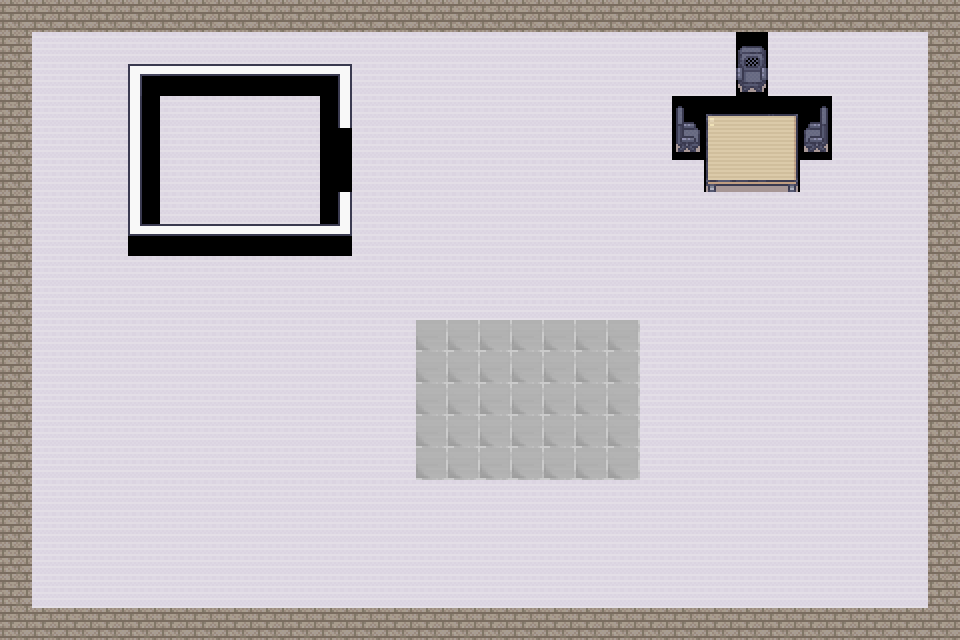

This is a level from a 2D game, rendered from its Tiled map with the project's own tilesets. A one-line summary and the complete map file follow:
An orthogonal 30x20 tile map with 32x32 px tiles, 2 tile layers (Ground, Walls), 2 tilesets and 3 objects (meeting-room-1, wall-1, wall-2).

<map version="1.10" tiledversion="1.12.2" orientation="orthogonal" renderorder="right-down" width="30" height="20" tilewidth="32" tileheight="32" infinite="0" nextlayerid="6" nextobjectid="9">
 <editorsettings>
  <export format="json" />
 </editorsettings>
 <tileset firstgid="1" name="room-builder-office" tilewidth="32" tileheight="32" tilecount="224" columns="16">
  <image source="Room_Builder_Office_32x32.png" width="512" height="448" />
 </tileset>
 <tileset firstgid="225" name="modern-office" tilewidth="32" tileheight="32" tilecount="848" columns="16">
  <image source="Modern_Office_32x32.png" width="512" height="1696" />
 </tileset>
 <layer id="1" name="Ground" width="30" height="20">
  <data encoding="csv">
177,178,178,178,178,178,178,178,178,178,178,178,178,178,178,178,178,178,178,178,178,178,178,178,178,178,178,178,178,179,
181,182,182,182,182,182,182,182,182,182,182,182,182,182,182,182,182,182,182,182,182,182,182,356,182,182,182,182,182,183,
181,182,182,182,35,25,25,25,25,25,34,182,182,182,182,182,182,182,182,182,182,182,182,372,182,182,182,182,182,183,
181,182,182,182,5,182,182,182,182,182,4,182,182,182,182,182,182,182,182,182,182,358,290,291,292,357,182,182,182,183,
181,182,182,182,5,182,182,182,182,182,0,182,182,182,182,182,182,182,182,182,182,374,306,307,308,373,182,182,182,183,
181,182,182,182,5,182,182,182,182,182,0,182,182,182,182,182,182,182,182,182,182,182,322,323,324,182,182,182,182,183,
181,182,182,182,5,182,182,182,182,182,4,182,182,182,182,182,182,182,182,182,182,182,182,182,182,182,182,182,182,183,
181,182,182,182,19,25,25,25,25,25,18,182,182,182,182,182,182,182,182,182,182,182,182,182,182,182,182,182,182,183,
181,182,182,182,182,182,182,182,182,182,182,182,182,182,182,182,182,182,182,182,182,182,182,182,182,182,182,182,182,183,
181,182,182,182,182,182,182,182,182,182,182,182,182,182,182,182,182,182,182,182,182,182,182,182,182,182,182,182,182,183,
181,182,182,182,182,182,182,182,182,182,182,182,182,303,303,303,303,303,303,303,182,182,182,182,182,182,182,182,182,183,
181,182,182,182,182,182,182,182,182,182,182,182,182,303,303,303,303,303,303,303,182,182,182,182,182,182,182,182,182,183,
181,182,182,182,182,182,182,182,182,182,182,182,182,303,303,303,303,303,303,303,182,182,182,182,182,182,182,182,182,183,
181,182,182,182,182,182,182,182,182,182,182,182,182,303,303,303,303,303,303,303,182,182,182,182,182,182,182,182,182,183,
181,182,182,182,182,182,182,182,182,182,182,182,182,303,303,303,303,303,303,303,182,182,182,182,182,182,182,182,182,183,
181,182,182,182,182,182,182,182,182,182,182,182,182,182,182,182,182,182,182,182,182,182,182,182,182,182,182,182,182,183,
181,182,182,182,182,182,182,182,182,182,182,182,182,182,182,182,182,182,182,182,182,182,182,182,182,182,182,182,182,183,
181,182,182,182,182,182,182,182,182,182,182,182,182,182,182,182,182,182,182,182,182,182,182,182,182,182,182,182,182,183,
181,182,182,182,182,182,182,182,182,182,182,182,182,182,182,182,182,182,182,182,182,182,182,182,182,182,182,182,182,183,
193,194,194,194,194,194,194,194,194,194,194,194,194,194,194,194,194,194,194,194,194,194,194,194,194,194,194,194,194,195
</data>
 </layer>
 <layer id="2" name="Walls" width="30" height="20">
  <data encoding="csv">
150,150,150,150,150,150,150,150,150,150,150,150,150,150,150,150,150,150,150,150,150,150,150,150,150,150,150,150,150,150,
150,0,0,0,0,0,0,0,0,0,0,0,0,0,0,0,0,0,0,0,0,0,0,0,0,0,0,0,0,150,
150,0,0,0,0,0,0,0,0,0,0,0,0,0,0,0,0,0,0,0,0,0,0,0,0,0,0,0,0,150,
150,0,0,0,0,0,0,0,0,0,0,0,0,0,0,0,0,0,0,0,0,0,0,0,0,0,0,0,0,150,
150,0,0,0,0,0,0,0,0,0,0,0,0,0,0,0,0,0,0,0,0,0,0,0,0,0,0,0,0,150,
150,0,0,0,0,0,0,0,0,0,0,0,0,0,0,0,0,0,0,0,0,0,0,0,0,0,0,0,0,150,
150,0,0,0,0,0,0,0,0,0,0,0,0,0,0,0,0,0,0,0,0,0,0,0,0,0,0,0,0,150,
150,0,0,0,0,0,0,0,0,0,0,0,0,0,0,0,0,0,0,0,0,0,0,0,0,0,0,0,0,150,
150,0,0,0,0,0,0,0,0,0,0,0,0,0,0,0,0,0,0,0,0,0,0,0,0,0,0,0,0,150,
150,0,0,0,0,0,0,0,0,0,0,0,0,0,0,0,0,0,0,0,0,0,0,0,0,0,0,0,0,150,
150,0,0,0,0,0,0,0,0,0,0,0,0,0,0,0,0,0,0,0,0,0,0,0,0,0,0,0,0,150,
150,0,0,0,0,0,0,0,0,0,0,0,0,0,0,0,0,0,0,0,0,0,0,0,0,0,0,0,0,150,
150,0,0,0,0,0,0,0,0,0,0,0,0,0,0,0,0,0,0,0,0,0,0,0,0,0,0,0,0,150,
150,0,0,0,0,0,0,0,0,0,0,0,0,0,0,0,0,0,0,0,0,0,0,0,0,0,0,0,0,150,
150,0,0,0,0,0,0,0,0,0,0,0,0,0,0,0,0,0,0,0,0,0,0,0,0,0,0,0,0,150,
150,0,0,0,0,0,0,0,0,0,0,0,0,0,0,0,0,0,0,0,0,0,0,0,0,0,0,0,0,150,
150,0,0,0,0,0,0,0,0,0,0,0,0,0,0,0,0,0,0,0,0,0,0,0,0,0,0,0,0,150,
150,0,0,0,0,0,0,0,0,0,0,0,0,0,0,0,0,0,0,0,0,0,0,0,0,0,0,0,0,150,
150,0,0,0,0,0,0,0,0,0,0,0,0,0,0,0,0,0,0,0,0,0,0,0,0,0,0,0,0,150,
150,150,150,150,150,150,150,150,150,150,150,150,150,150,150,150,150,150,150,150,150,150,150,150,150,150,150,150,150,150
</data>
 </layer>
 <objectgroup id="4" name="Zones">
  <object id="1" name="meeting-room-1" x="671.278" y="63.7594" width="192.481" height="164.812">
   <properties>
    <property name="is_exclusive" type="bool" value="true" />
    <property name="zone_type" value="meeting" />
   </properties>
  </object>
  <object id="7" name="wall-1" x="126.316" y="63.7594">
   <properties>
    <property name="zone_type" value="wall" />
   </properties>
   <polygon points="0,0 224.962,1.20301 223.759,66.1654 204.511,63.7594 204.511,15.6391 20.4511,16.8421 20.4511,152.782 203.308,153.985 203.308,123.91 229.774,123.91 227.368,176.842 -3.60902,174.436" />
  </object>
  <object id="8" name="wall-2" x="415.038" y="321.203" width="224.962" height="158.797">
   <properties>
    <property name="zone_type" value="wall" />
   </properties>
  </object>
 </objectgroup>
</map>
